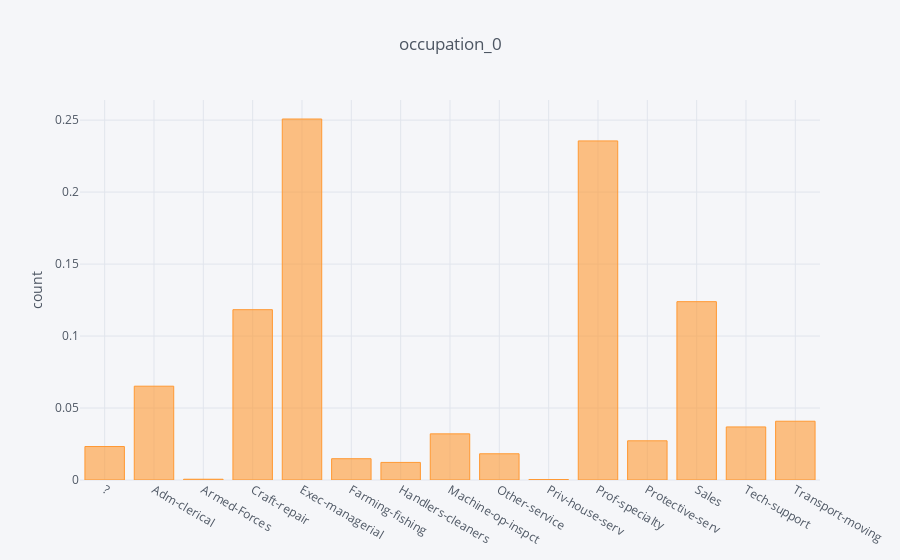

Source (notebook cell):
### Code cell
occupation_1.iplot(kind='bar', yTitle='count', title='occupation_0',filename='occupation_0')

### Figure 1 — Plotly figure (JSON) as saved in the notebook; plotly's stock layout.template omitted (floating-point values rounded to 4 significant figures)
{"data": [{"marker": {"color": "rgba(255, 153, 51, 0.6)", "line": {"color": "rgba(255, 153, 51, 1.0)", "width": 1}}, "name": "occupation", "orientation": "v", "text": "", "type": "bar", "uid": "38ddd1d2-3531-4a34-ae18-4127b08fdd20", "x": ["?", "Adm-clerical", "Armed-Forces", "Craft-repair", "Exec-managerial", "Farming-fishing", "Handlers-cleaners", "Machine-op-inspct", "Other-service", "Priv-house-serv", "Prof-specialty", "Protective-serv", "Sales", "Tech-support", "Transport-moving"], "y": [0.02326, 0.06516, 0.0005358, 0.1183, 0.2508, 0.01479, 0.01222, 0.03204, 0.01822, 0.0003215, 0.2356, 0.02722, 0.1239, 0.03687, 0.04083]}], "layout": {"legend": {"bgcolor": "#F5F6F9", "font": {"color": "#4D5663"}}, "paper_bgcolor": "#F5F6F9", "plot_bgcolor": "#F5F6F9", "title": {"font": {"color": "#4D5663"}, "text": "occupation_0"}, "xaxis": {"gridcolor": "#E1E5ED", "showgrid": true, "tickfont": {"color": "#4D5663"}, "title": {"font": {"color": "#4D5663"}, "text": ""}, "zerolinecolor": "#E1E5ED"}, "yaxis": {"gridcolor": "#E1E5ED", "showgrid": true, "tickfont": {"color": "#4D5663"}, "title": {"font": {"color": "#4D5663"}, "text": "count"}, "zerolinecolor": "#E1E5ED"}}}
